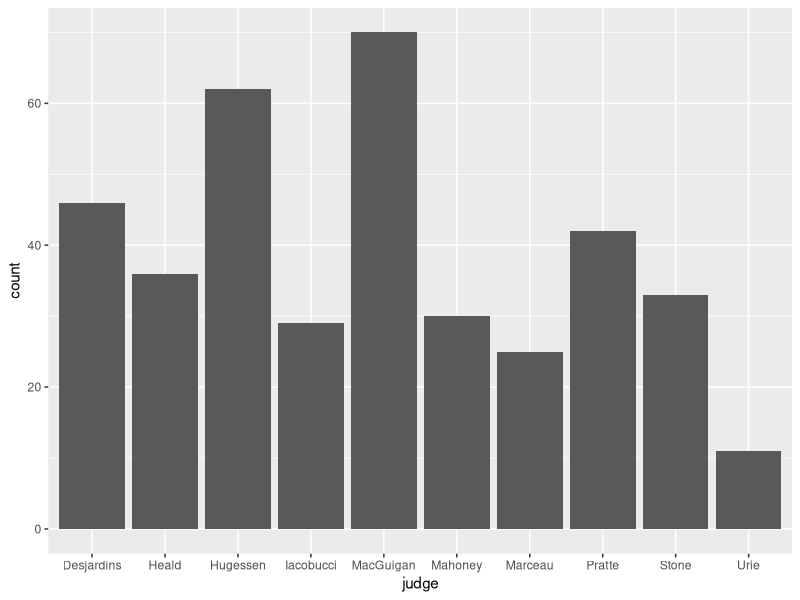
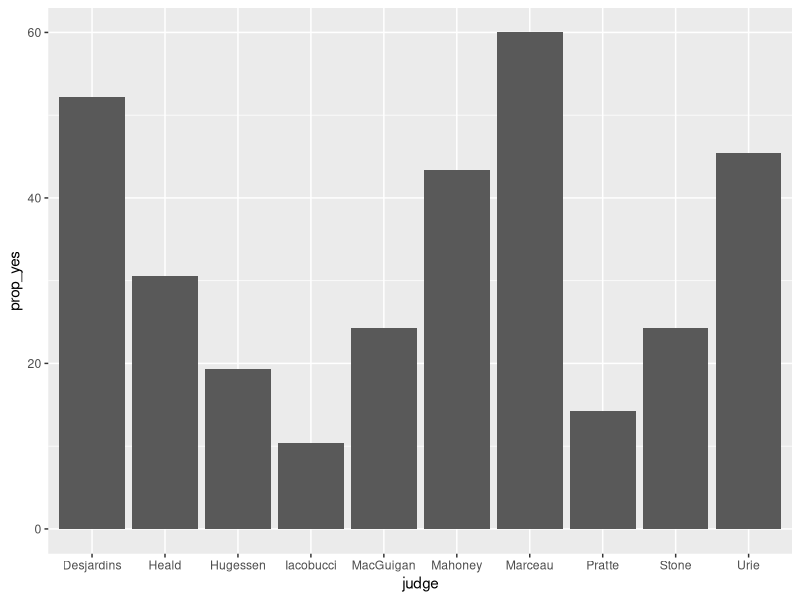

Write the R code that produced these figures, in order. (Note: this script raises an error after producing the figures.)
## ---- chunk 1
suppressPackageStartupMessages(require(dplyr))
suppressPackageStartupMessages(require(ggplot2))
suppressPackageStartupMessages(require(broom))

data <- read.table("data/Greene.txt")
## ---- chunk 2
data %>%
  group_by(decision) %>%
  summarise(mean_decision = mean(decision))
# "no" is dummy coded as 1, "yes" is dummy coded as 2

data %>%
  group_by(decision) %>%
  summarise(n_decision = n())
#270 no, 114 yes

data %>%
  group_by(language) %>%
summarise(n_language = n())
#253 English, 131 French

## ---- chunk 3

decision <- data %>%
  group_by(decision) %>%
  summarise(n_decision = n()) %>%
  mutate(prop_decision = (n_decision / sum(n_decision) * 100))

print(decision)

# Judges granted an appeal in 29.69% of cases.
## ---- chunk 4
data %>%
  group_by(judge) %>%
  summarise(judge_count = n_distinct(judge))

data_case <- data %>%
  group_by(judge) %>%
  summarise(judge_case = n()) %>%
  arrange(desc(judge_case))

print(data_case)

data %>%
  ggplot(aes(x = judge)) + geom_bar()

## ---- chunk 5
decision_judge <- data %>%
  group_by(judge, decision) %>%
  summarise(n_decision = n()) %>%
  mutate(prop_yes = (n_decision / sum(n_decision) * 100)) %>%
  filter(decision == "yes")

decision_judge %>%
  ggplot(aes(x = judge, y = prop_yes)) + geom_bar(stat = "identity")
## ---- chunk 6
data <- within(data, judge <- relevel(judge, ref = "Iacobucci"))

mylogit1 <- glm(decision ~ judge, data = data, family = "binomial")

summary(mylogit1)

## ---- chunk 7
estimates <- coef(mylogit1)

prob_Marceau <- 1 / (1 + exp(-(estimates[1] + estimates[7] * 1)))

print(prob_Marceau)

#predicted probability of Judge Marceau granting an appeal is 0.6 (matches the observed value).

## ---- chunk 8
data %>%
  group_by(rater) %>%
  summarise(mean_rater = mean(rater))
# "no" is coded as 1, "yes" is coded as 2

data %>%
  group_by(language) %>%
  summarise(mean_language = mean(language))
# "English" is coded as 1, "French" is coded as 2


data <- within(data, location <- relevel(location, ref = "other")) #relevel factors
data <- within(data, language <- relevel(language, ref = "French")) #relevel factors

mylogit2 <- glm(decision ~ judge + rater + location + language, data = data, family = "binomial")

summary (mylogit2)

estimates2 <- coef(mylogit2)
## ---- chunk 9
prob_Marceau2 <- 1 / (1 + exp(-(estimates2[1] + estimates2[7] * 1 + estimates2[11] * 1 + estimates2[13] * 1 + estimates2[14] * 1)))

print(prob_Marceau2)

#The predicted probability of Judge Marceau granting an appeal for a case ruled to have merit, in Toronto, and in English is 0.90.
## ---- chunk 10
sessionInfo()
